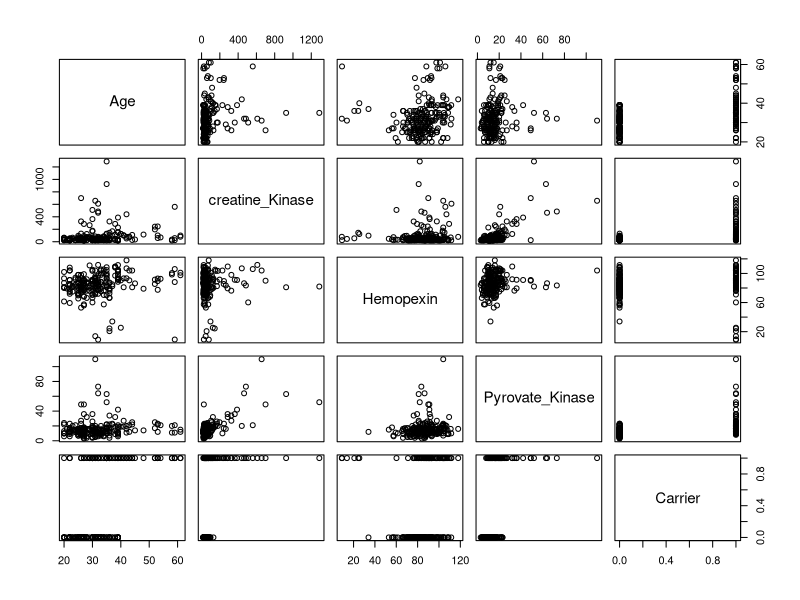

The R script that drew this image: (Note: this script raises an error after producing the figure.)
set.seed(42)

#to read the file:
x<-read.csv("Muscular Data_Project_10csv.csv")
x<-as.data.frame(x) #converting into dataframe

# shuffling
rows <- sample(nrow(x))
x<-x[rows,]

#splitting
train_x<-x[1:146,]
test_x<-x[147:209,]

plot(x) #plots graphs
#summarises the data:
summary(x)

#applying logistic regression to determine model:
#backward elimination processs to determine the best model.

fit<- glm(train_x$Carrier~train_x$creatine_Kinase+train_x$Hemopexin+train_x$Pyrovate_Kinase+
            train_x$Age,
          data = x, family = "binomial")

# summarises results
summary(fit)

# generate confidence intervals:
confint(fit) # using log likelihood

# odds ratio 
exp(coef(fit))

#odds ratio and 95% CI
exp(cbind(OR = coef(fit), confint(fit)))

#overall significance of model
p_val<-with(fit, pchisq(null.deviance - deviance, df.null - df.residual, lower.tail = FALSE))

#log likelihood 
logLik(fit)

#residual plot to check residual band
y<-as.data.frame(fit$residuals)

ggplot(y, aes(x= 1:nrow(y),y= y$`fit$residuals`,colour= "CAB2D6")) + 
        geom_point()+
        ggtitle("Residual Plot")+ 
        labs(x=" ",y=" Residual")

#making predictions:
probabilities <- fit %>% predict(test_x, type = "response")
predicted <- ifelse(probabilities > 0.5,1,0)
mean(predicted == test_x$Carrier,na.rm=T) # checking accuracy

#collinearity
car::vif(fit)

#plots

mydata <- train_x %>%
  dplyr::select_if(is.numeric) 
predictors <- colnames(mydata)
# Bind the logit and tidying the data for plot
mydata <- mydata %>%
  mutate(logit = log(probabilities/(1-probabilities))) %>%
  gather(key = "predictors", value = "predictor.value", -logit)

ggplot(mydata, aes(logit, predictor.value))+
  geom_point(size = 0.5, alpha = 0.5) +
  geom_smooth(method = "loess") + 
  theme_bw() + 
  facet_wrap(~predictors, scales = "free_y")

# influential values
plot(fit, which = 4, id.n = 3)

